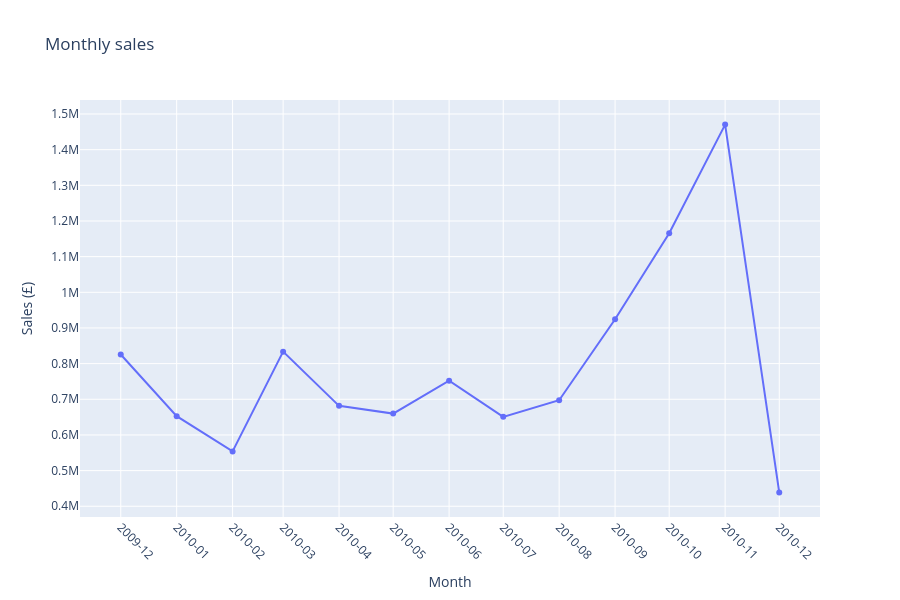

Notebook source saved alongside this figure:
### Markdown cell above
<br>Next, we aggregate sales on a monthly basis and calculate the number of active customers, defined as customers who made at least one purchase during each month.

### Code cell
monthly_sales = (
    sales_df
    .groupby(
        sales_df["InvoiceDate"].dt.to_period("M")
    )["TotalPrice"]
    .sum()
    .reset_index(name="sales")
)

monthly_sales["InvoiceDate"] = (
    monthly_sales["InvoiceDate"]
    .dt.to_timestamp()
)

fig = px.line(
    monthly_sales,
    x="InvoiceDate",
    y="sales",
    markers=True,
    title="Monthly sales",
    height=700
)

fig.update_xaxes(
    tickmode="array",
    tickvals=monthly_sales["InvoiceDate"],
    tickformat="%Y-%m",
    tickangle=45
)

fig.update_yaxes(
    dtick=100000,     
    showgrid=True
)

# Mejorar la interacción
fig.update_layout(
    xaxis_title="Month",
    yaxis_title="Sales (£)",
    hovermode="x unified",
    height=600
)

fig.show()

### Figure 1 — Plotly figure (JSON) as saved in the notebook; plotly's stock layout.template omitted (floating-point values rounded to 4 significant figures)
{"data": [{"hovertemplate": "InvoiceDate=%{x}<br>sales=%{y}<extra></extra>", "legendgroup": "", "line": {"color": "#636efa", "dash": "solid"}, "marker": {"symbol": "circle"}, "mode": "lines+markers", "name": "", "orientation": "v", "showlegend": false, "type": "scatter", "x": ["2009-12-01T00:00:00.000000000", "2010-01-01T00:00:00.000000000", "2010-02-01T00:00:00.000000000", "2010-03-01T00:00:00.000000000", "2010-04-01T00:00:00.000000000", "2010-05-01T00:00:00.000000000", "2010-06-01T00:00:00.000000000", "2010-07-01T00:00:00.000000000", "2010-08-01T00:00:00.000000000", "2010-09-01T00:00:00.000000000", "2010-10-01T00:00:00.000000000", "2010-11-01T00:00:00.000000000", "2010-12-01T00:00:00.000000000"], "xaxis": "x", "y": [825700.0, 652700.0, 553700.0, 833600.0, 681500.0, 659900.0, 752300.0, 650700.0, 697300.0, 924300.0, 1165000.0, 1470000.0, 438900.0], "yaxis": "y"}], "layout": {"height": 600, "hovermode": "x unified", "legend": {"tracegroupgap": 0}, "title": {"text": "Monthly sales"}, "xaxis": {"anchor": "y", "domain": [0, 1], "tickangle": 45, "tickformat": "%Y-%m", "tickmode": "array", "tickvals": ["2009-12-01T00:00:00.000000000", "2010-01-01T00:00:00.000000000", "2010-02-01T00:00:00.000000000", "2010-03-01T00:00:00.000000000", "2010-04-01T00:00:00.000000000", "2010-05-01T00:00:00.000000000", "2010-06-01T00:00:00.000000000", "2010-07-01T00:00:00.000000000", "2010-08-01T00:00:00.000000000", "2010-09-01T00:00:00.000000000", "2010-10-01T00:00:00.000000000", "2010-11-01T00:00:00.000000000", "2010-12-01T00:00:00.000000000"], "title": {"text": "Month"}}, "yaxis": {"anchor": "x", "domain": [0, 1], "dtick": 100000, "showgrid": true, "title": {"text": "Sales (£)"}}}}
